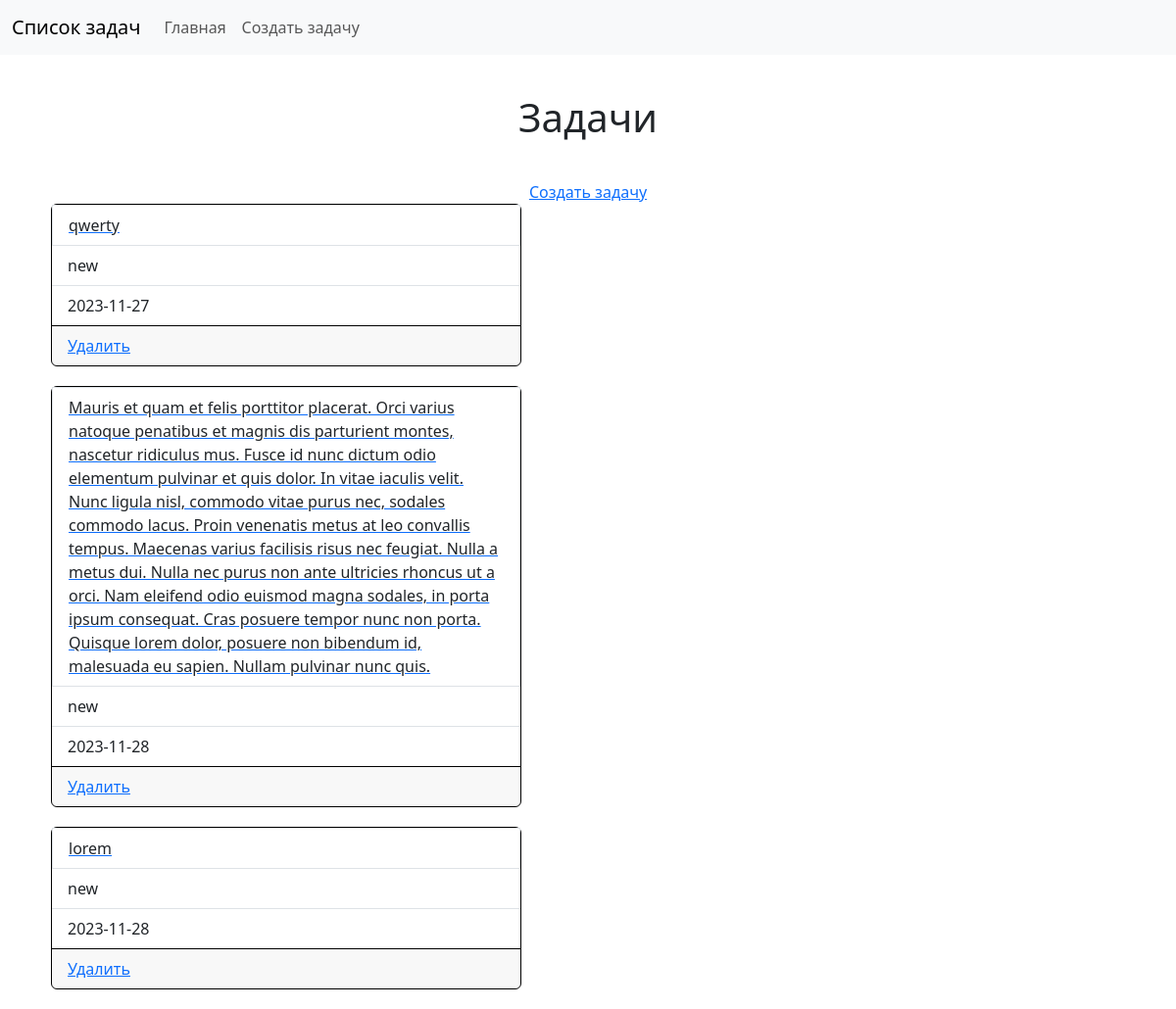
Before: / with the older database file.
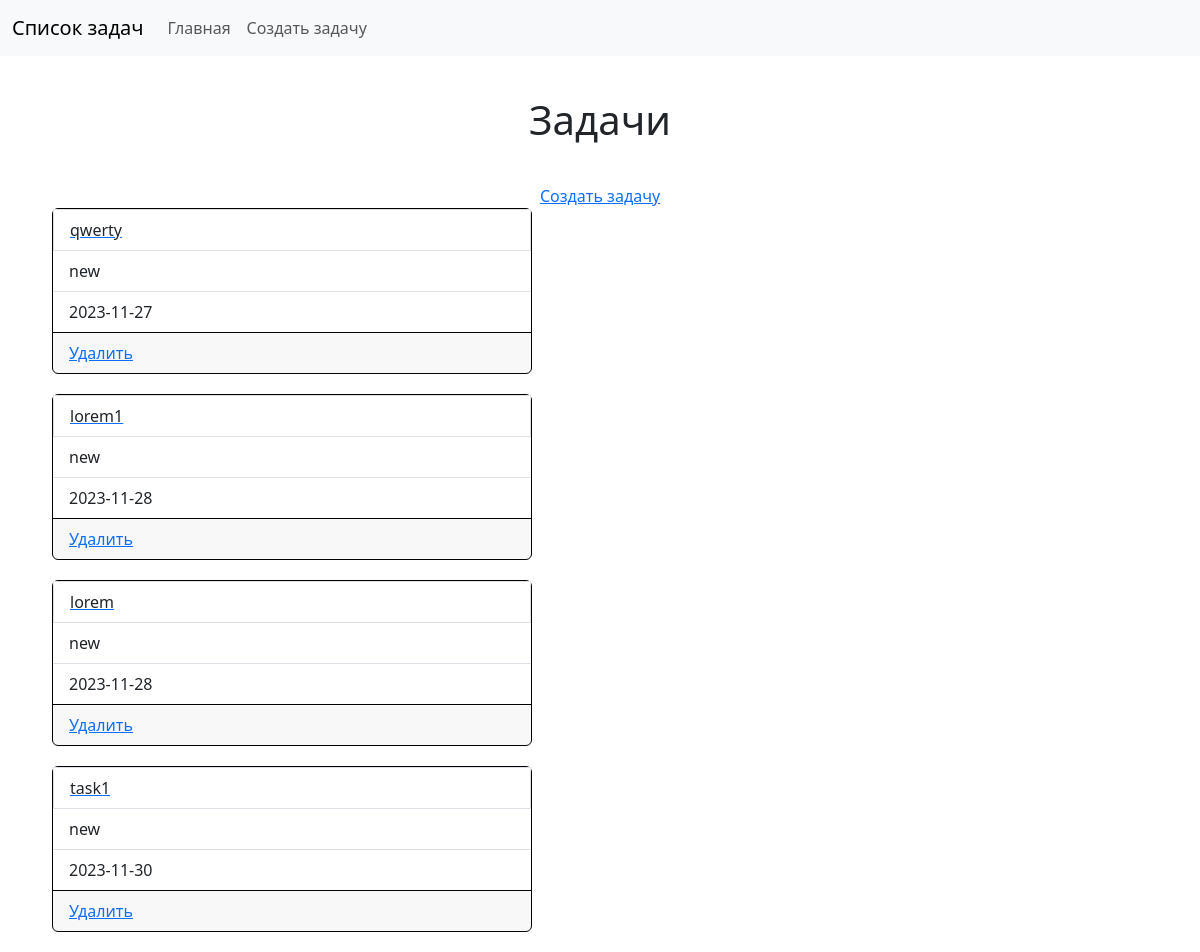
After: the same page with the newer database file.
### webapp/models.py (models this page shows)
class List(models.Model):
    description = models.TextField(max_length=3000, null=False, blank=False, verbose_name="Описание")
    detailed_descr = models.TextField(max_length=3000, null=True, blank=True, verbose_name="Подробное описание")
    status_choices = [('new', 'Новая'), ('in_progress', 'В процессе'), ('done', 'Сделано')]
    status = models.CharField(max_length=25, choices=status_choices, default='new', verbose_name="Статус")
    due_date = models.DateTimeField(null=True, blank=True, verbose_name="Дата выполнения")

### webapp/views.py (the view)
# urls.py: path('', index_view, name="index"),
def index_view(request):
    lists = List.objects.all
    return render(request, 'index.html', {'lists': lists})

### webapp/templates/index.html (shortened to what this page needs)
{% extends 'base.html' %}
{% block content %}
    <h1 style="text-align: center; margin: 40px 0;">Задачи</h1>
        <a href="{% url 'add' %}" style="display: block; text-align: center">Создать задачу</a>
        {% for list in lists %}
            <div class="card" style="width: 30rem; margin-bottom: 20px; margin-left: 10px; border-color: black">
                <ul class="list-group list-group-flush">
                    <a href="{% url 'show' list.pk %}"><li class="list-group-item">{{ list.description }}</li></a>
                    <li class="list-group-item">{{ list.status }}</li>
                    <li class="list-group-item">{{ list.due_date|date:"Y-m-d" }}</li>
                </ul>
                <div class="card-footer">
                    <a href="{% url 'delete' list.pk %}">Удалить</a>
                </div>
            </div>
        {% endfor %}
{% endblock %}

### webapp/templates/base.html (shortened to what this page needs)
<!DOCTYPE html>
<html lang="en">
<head>
    <link href="https://cdn.jsdelivr.net/npm/bootstrap@5.3.2/dist/css/bootstrap.min.css" rel="stylesheet">
</head>
<body>
<nav class="navbar navbar-expand-lg navbar-light bg-light">
    <div class="container-fluid">
        <a class="navbar-brand">Список задач</a>
        <div class="collapse navbar-collapse" id="navbarNav">
            <ul class="navbar-nav">
                <li class="nav-item">
                    <a class="nav-link" href="{% url 'index' %}">Главная</a>
                </li>
                <li class="nav-item">
                    <a class="nav-link" href="{% url 'add' %}">Создать задачу</a>
                </li>
            </ul>
        </div>
    </div>
</nav>
<div class="container mt-4">
    {% block content %}{% endblock %}
</div>
</body>
</html>

Changed rows visible on the page:
changed List: description "Mauris et quam et felis porttitor placerat. Orci varius natoque penatibus et magnis dis parturient montes, nascetur ridiculus mus. Fusce id nunc dictum odio elementum pulvinar et quis dolor. In vitae iaculis velit. Nunc ligula nisl, commodo vitae purus nec, sodales commodo lacus. Proin venenatis metus at leo convallis tempus. Maecenas varius facilisis risus nec feugiat. Nulla a metus dui. Nulla nec purus non ante ultricies rhoncus ut a orci. Nam eleifend odio euismod magna sodales, in porta ipsum consequat. Cras posuere tempor nunc non porta. Quisque lorem dolor, posuere non bibendum id, malesuada eu sapien. Nullam pulvinar nunc quis." → "lorem1"
added List: description "task1", status "new", due_date "2023-11-30"
